Frame 1 (no input): blank canvas, image omitted
Frame 60 (no input): blank canvas, image omitted
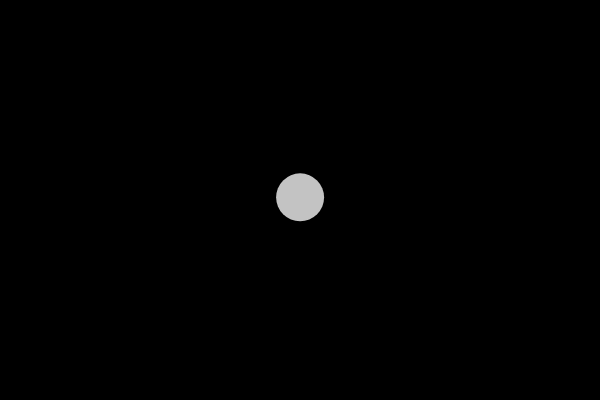
Frame 120 (the mouse pressed at the canvas centre since frame 60)

The p5.js sketch whose frames 1 and 60 were blank and that drew this single picture after the mouse press (run headless with seeded random() and noise() and a simulated clock; from frame 60 on, the mouse is pressed at the canvas centre):

// p5.js sketch
// ── sketch.js
let bubbles = [];

function setup() {
    createCanvas(600, 400);

}

function mousePressed(){
    let b = new Bubble(mouseX, mouseY);
    bubbles.push(b);
}

function draw() {
    background(0);
    // for (let i = 0; i < bubbles.length; i++) {
    for (let i = bubbles.length-1; i >= 0; i--) { // обратное движение цикла т.е перебор индексов
        // bubbles[i].move();
        bubbles[i].update();
        bubbles[i].display();
        // if(bubbles[i].lifespan < 0){
        if(bubbles[i].isFinished()){
            bubbles.splice(i, 1);
        }
    }
}


// ── bubble.js
function Bubble (x, y) {
  this.x = x;
  this.y = y;
  this.lifespan = 255;

  this.display = function () {
    // stroke (255);
    noStroke ();
    fill (255, this.lifespan);
    ellipse (this.x, this.y, 48, 48);
  };

  this.isFinished = function () {
    if (this.lifespan < 0) {
      return true;
    } else {
      return false;
    }
  }

  // this.move = function () {
  this.update = function () {
    this.x = this.x + random (-1, 1);
    this.y = this.y + random (-1, 1);
    this.lifespan--;

  };
}
